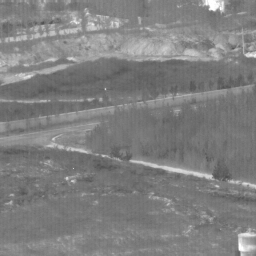
#> input picture data/0.bmp, 256 x 256 px, given in place of 5.bmp, which was not available
$ python main_detection.py
#> lines starting #> are read from the running program, lines starting #| are printed output that depends on the picture; pictures that were not available may be replaced by others from this repository, and a replacement may not be noted
import cv2
import matplotlib.pyplot as plt
from timeit import default_timer as timer
import numpy as np


min_distance = 15   # Predefined minimum distance between neighbor local maxima
num_peaks = 10       # Predefined number of local maxima to be detected
start_frame = 5
frames_to_observe = 5
end_frame = start_frame + frames_to_observe
objects = {}


#start = timer()
for k in range(start_frame,end_frame+1):

    file_name = "./data/" + str(k) + ".bmp"
    # file_name = "./IRSTD-1k/XDU" + str(k) + ".png"

    # Load the image using OpenCV
    img_h = cv2.imread(file_name, cv2.IMREAD_ANYDEPTH)
#> img_h is the input picture: shape (256, 256); min 80, max 255, mean 127.4
    labels = np.zeros(img_h.shape)
    peaks = np.zeros((num_peaks,2))

    start = timer()
    for i in range(min_distance,img_h.shape[0]-min_distance):
        for j in range(min_distance,img_h.shape[1]-min_distance):
            if img_h[i,j] == np.max(img_h[i-min_distance:i+min_distance,j-min_distance:j+min_distance]):
                if np.sum(img_h[i,j] == img_h[i-min_distance:i+min_distance,j-min_distance:j+min_distance]) == 1:
                    labels[i,j] = img_h[i,j]
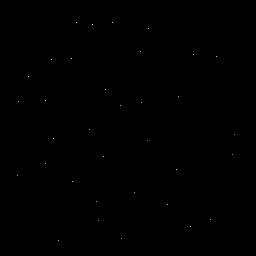
#> labels: shape (256, 256) float64; min 0, max 236, mean 0.1

    indices = np.argsort(labels, axis=None)[-num_peaks:]
#> indices = [14017, 22889, 35381, 46408, 5744, 43440, 14919, 19484, 5708, 6236]
    end = timer()
    print("Time elapsed: "+str((end-start)*1000)+" ms")


    for i in range(num_peaks):
        peaks[i,0] = int(indices[i] / img_h.shape[1])
        peaks[i,1] = indices[i] % img_h.shape[1]
#> after the loop, peaks = [[54, 193], [89, 105], [138, 53], [181, 72], [22, 112], [169, 176], [58, 71], [76, 28], [22, 76], [24, 92]]
    peaks = peaks.astype('int64')


    for item in objects.keys(): # prepare identities of objects for current frame
        objects[item] = objects[item][1:]

    for coordes in peaks:
        temp_dict = objects.copy()
        for old_coordes in temp_dict.keys():
            old_coordies = np.array(old_coordes[1:-1].rsplit(" ",1))
            old_coordies = old_coordies.astype('int64')
            if abs(coordes[0] - old_coordies[0]) < 3 and abs(coordes[1] - old_coordies[1]) < 3: # check if the current object was detected in the previous frame
                temp = np.concatenate((temp_dict[old_coordes],np.ones((1,1)))) # update the identity of existing object with 1
                if np.sum(temp) == frames_to_observe:
                    print("AN OBJECT DETECTED at",old_coordes," coordinates!!!")
                    print("Frame number is:"+str(k))
                    #end = timer()
                    #print("Time elapsed: "+str((end-start)*1000)+" ms")

                    fig, axes = plt.subplots(1, 2, figsize=(8, 3), sharex=True, sharey=True)
                    ax = axes.ravel()
                    ax[0].imshow(img_h, cmap=plt.cm.gray)
                    ax[0].axis('off')
                    ax[0].set_title('Original')

                    ax[1].imshow(img_h, cmap=plt.cm.gray)
                    ax[1].autoscale(False)
                    ax[1].plot(peaks[:, 1],peaks[:, 0], 'r.')
                    ax[1].axis('off')
                    ax[1].set_title('Local Peaks')

                    fig.tight_layout()
                    plt.show()
                    exit()

                objects.pop(old_coordes)
                objects.update({str(coordes):temp})

        if objects.get(str(coordes)) is None: # if current object was not detected previously, initiate identity
            objects.update({str(coordes):np.zeros((frames_to_observe,1))})
#> this loop made 10 passes
#> (coordes, temp_dict) on passes 2 to 3: ([89, 105], {'[ 54 193]': [0, 0, 0, 0, 0]}), ([138, 53], {'[ 54 193]': [0, 0, 0, 0, 0], '[ 89 105]': [0, 0, 0, 0, 0]})
#> after the loop, objects = 10 items

    for item in objects.keys():
        if len(objects[item]) == frames_to_observe-1: # update the identity of existing object with 0
            temp = np.concatenate((objects[item],np.zeros((1,1))))
            objects.update({item:temp})
#> this loop made 10 passes

    # display results
    fig, axes = plt.subplots(1, 2, figsize=(8, 3), sharex=True, sharey=True)
    ax = axes.ravel()
    ax[0].imshow(img_h, cmap=plt.cm.gray)
    ax[0].axis('off')
    ax[0].set_title('Original')

    ax[1].imshow(img_h, cmap=plt.cm.gray)
    ax[1].autoscale(False)
    ax[1].plot(peaks[:, 1],peaks[:, 0], 'r.')
    ax[1].axis('off')
    ax[1].set_title('Local Peaks')

    fig.tight_layout()
    #plt.close()
    plt.show()
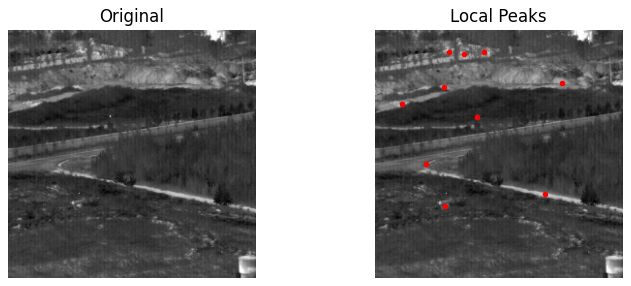
#> figure drawn by matplotlib, 2 panels
#> pass 2 of the loop `for k in range(start_frame,end_frame+1):`:
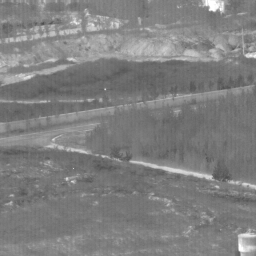
#> input picture data/1.bmp, 256 x 256 px, given in place of 6.bmp, which was not available
#> img_h is the input picture: shape (256, 256); min 77, max 255, mean 127.4
#> `peaks = np.zeros((num_peaks,2))`: peaks = [[0, 0], [0, 0], [0, 0], [0, 0], [0, 0], [0, 0], [0, 0], [0, 0], [0, 0], [0, 0]]
#> after the loop `for i in range(min_distance,img_h.shape[0]-min_distance):`:
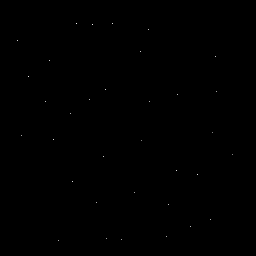
#> labels: shape (256, 256) float64; min 0, max 241, mean 0.1
#> indices = [15409, 22889, 46408, 35637, 6000, 43696, 44741, 19484, 6236, 5964]
#> after the loop `for i in range(num_peaks):`: peaks = [[60, 49], [89, 105], [181, 72], [139, 53], [23, 112], [170, 176], [174, 197], [76, 28], [24, 92], [23, 76]]
#> the loop `for item in objects.keys():` made 10 passes
#> the loop `for coordes in peaks:` made 10 passes
#> after the loop `for coordes in peaks:`: objects = 12 items
#> the loop `for item in objects.keys():` made 12 passes
#> (item, temp) on passes 1 to 2: ('[ 54 193]', [0, 0, 0, 0, 0]), ('[58 71]', [0, 0, 0, 0, 0])
#> `plt.show()`:
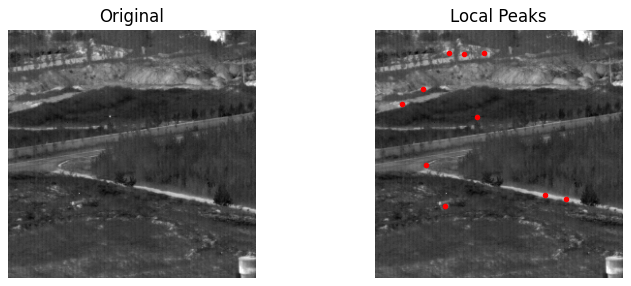
#> figure drawn by matplotlib, 2 panels
#> (the run stopped early here; a loop or call above may not have finished)
